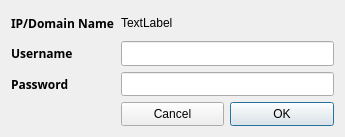
<?xml version="1.0" encoding="UTF-8"?>
<ui version="4.0">
 <class>AuthenticationDialog</class>
 <widget class="QDialog" name="AuthenticationDialog">
  <property name="geometry">
   <rect>
    <x>0</x>
    <y>0</y>
    <width>345</width>
    <height>137</height>
   </rect>
  </property>
  <property name="windowTitle">
   <string>Password Request</string>
  </property>
  <property name="windowIcon">
   <iconset resource="icons.qrc">
    <normaloff>:/openlmi-logo.png</normaloff>:/openlmi-logo.png</iconset>
  </property>
  <layout class="QGridLayout" name="gridLayout">
   <item row="0" column="0">
    <widget class="QLabel" name="ip_label">
     <property name="font">
      <font>
       <family>Sans Serif</family>
       <weight>75</weight>
       <bold>true</bold>
      </font>
     </property>
     <property name="text">
      <string>IP/Domain Name</string>
     </property>
    </widget>
   </item>
   <item row="1" column="0">
    <widget class="QLabel" name="username_label">
     <property name="font">
      <font>
       <family>Sans Serif</family>
       <weight>75</weight>
       <bold>true</bold>
      </font>
     </property>
     <property name="text">
      <string>Username</string>
     </property>
    </widget>
   </item>
   <item row="1" column="1" colspan="2">
    <widget class="QLineEdit" name="username_line">
     <property name="sizePolicy">
      <sizepolicy hsizetype="Preferred" vsizetype="Preferred">
       <horstretch>0</horstretch>
       <verstretch>0</verstretch>
      </sizepolicy>
     </property>
    </widget>
   </item>
   <item row="2" column="0">
    <widget class="QLabel" name="passwd_label">
     <property name="font">
      <font>
       <family>Sans Serif</family>
       <weight>75</weight>
       <bold>true</bold>
      </font>
     </property>
     <property name="text">
      <string>Password</string>
     </property>
    </widget>
   </item>
   <item row="2" column="1" colspan="2">
    <widget class="QLineEdit" name="passwd_line">
     <property name="sizePolicy">
      <sizepolicy hsizetype="Preferred" vsizetype="Preferred">
       <horstretch>0</horstretch>
       <verstretch>0</verstretch>
      </sizepolicy>
     </property>
    </widget>
   </item>
   <item row="3" column="1">
    <widget class="QPushButton" name="cancel_button">
     <property name="sizePolicy">
      <sizepolicy hsizetype="Preferred" vsizetype="Preferred">
       <horstretch>0</horstretch>
       <verstretch>0</verstretch>
      </sizepolicy>
     </property>
     <property name="text">
      <string>Cancel</string>
     </property>
     <property name="autoDefault">
      <bool>false</bool>
     </property>
    </widget>
   </item>
   <item row="3" column="2">
    <widget class="QPushButton" name="ok_button">
     <property name="sizePolicy">
      <sizepolicy hsizetype="Preferred" vsizetype="Preferred">
       <horstretch>0</horstretch>
       <verstretch>0</verstretch>
      </sizepolicy>
     </property>
     <property name="minimumSize">
      <size>
       <width>0</width>
       <height>0</height>
      </size>
     </property>
     <property name="text">
      <string>OK</string>
     </property>
     <property name="default">
      <bool>true</bool>
     </property>
    </widget>
   </item>
   <item row="0" column="1" colspan="2">
    <widget class="QLabel" name="id_label">
     <property name="text">
      <string>TextLabel</string>
     </property>
    </widget>
   </item>
  </layout>
 </widget>
 <resources>
  <include location="icons.qrc"/>
 </resources>
 <connections/>
</ui>
